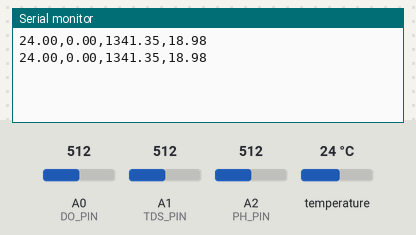
The sketch below on a simulated Arduino Uno, built with avr-gcc and run on an emulated ATmega328P. On the bench: the last lines printed to the serial monitor. The test bench sets the inputs (shaded band); at power-on: temperature 24 °C, A1 (TDS_PIN) = 512, A2 (PH_PIN) = 512, A0 (DO_PIN) = 512.

Above: at 3.3 s.
3.4 s: temperature set to 12 °C
At 4.8 s:
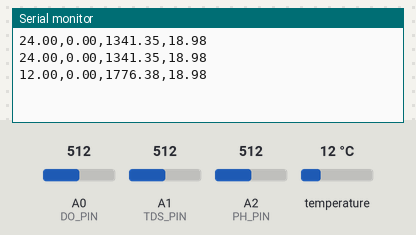
5.9 s: A1 (TDS_PIN) set to 716
At 7.3 s:
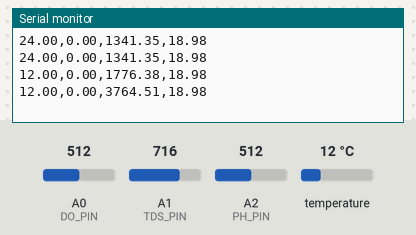
8.4 s: A2 (PH_PIN) set to 716
At 10.0 s:
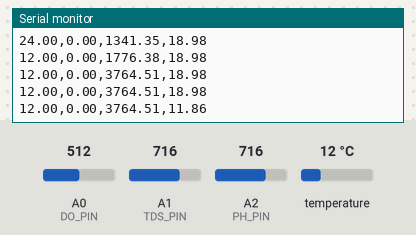
10.9 s: temperature set to 19 °C
At 12.5 s:
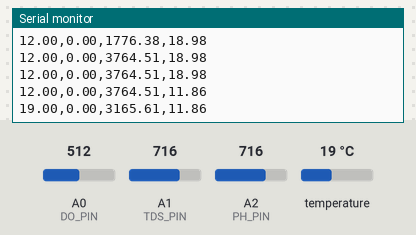
13.4 s: A1 (TDS_PIN) set to 992
At 15.7 s:
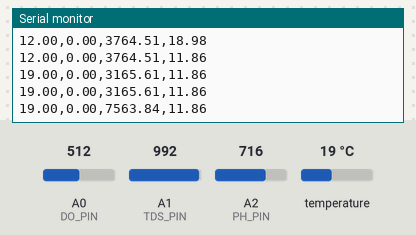
15.9 s: A2 (PH_PIN) set to 992
At 17.7 s:
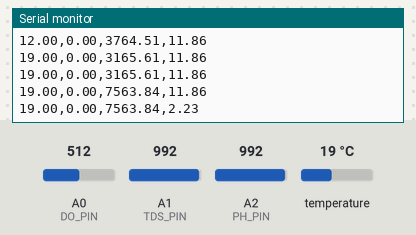
Timing chart, 0 to 19.2 s (numbered marks = the images above; inputs shaded):
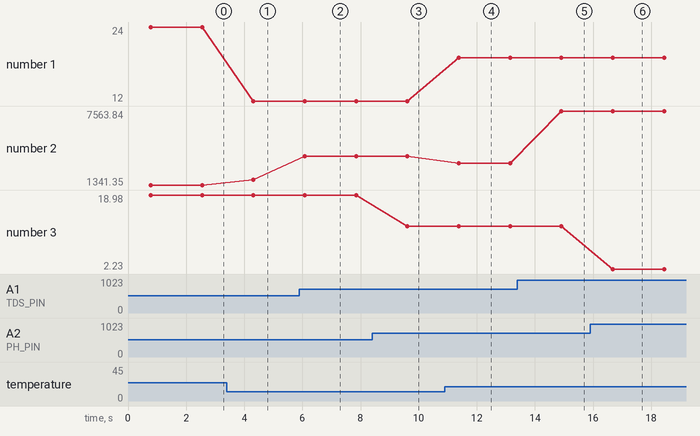

Measured:
- after the input at 3.4 s, the serial monitor: prints a new line after 0.91 s (image 1)
- after the input at 5.9 s, the serial monitor: prints a new line after 0.18 s (image 2)
- after the input at 8.4 s, the serial monitor: prints a new line after 1.2 s (image 3)
- after the input at 10.9 s, the serial monitor: prints a new line after 0.48 s (image 4)
- after the input at 13.4 s, the serial monitor: prints a new line after 1.5 s (image 5)
- after the input at 15.9 s, the serial monitor: prints a new line after 0.78 s (image 6)
- plotted number 1: 24 → 12 after the input at 3.4 s, 12 → 19 after the input at 10.9 s
- plotted number 2: 1341.35 → 1776.38 after the input at 3.4 s, 1776.38 → 3764.51 after the input at 5.9 s, 3764.51 → 3165.61 after the input at 10.9 s, 3165.61 → 7563.84 after the input at 13.4 s

The sketch:

arduino_pc.ino
```cpp
#include <DallasTemperature.h>
#include <OneWire.h>
#include "GravityTDS.h"

// === Konstanta dan Pin Sensor ===
#define TDS_PIN A1
#define PH_PIN A2
#define DO_PIN A0
#define TEMP_PIN 2

// Library and Object Initialization
OneWire oneWire(TEMP_PIN);
DallasTemperature temperatureSensor(&oneWire);
GravityTDS gravityTDS;

float waterTemperature = 0.0, tdsValue = 0.0, pHValue = 0.0, doValue = 0.0;

// DO Table and Configuration
#define VREF 5000    // Voltage reference (in millivolts)
#define ADC_RES 1024 // ADC resolution
#define CAL1_V 1600  // Calibration voltage for DO
#define CAL1_T 25    // Calibration temperature for DO
const uint16_t DO_Table[41] = {14460, 14220, 13820, /*...*/ 6530, 6410};

int16_t readDO(uint32_t voltage_mv, uint8_t temperature_c) {
  uint16_t V_saturation = (uint32_t)CAL1_V + (uint32_t)35 * temperature_c - (uint32_t)CAL1_T * 35;
  return (voltage_mv * DO_Table[temperature_c] / V_saturation);
}

void setup() {
  Serial.begin(9600);
  temperatureSensor.begin();
  gravityTDS.setPin(TDS_PIN);
  gravityTDS.setAref(5.0);
  gravityTDS.setAdcRange(1024);
  gravityTDS.begin();
}

void loop() {
  // Temperature
  temperatureSensor.requestTemperatures();
  waterTemperature = temperatureSensor.getTempCByIndex(0);

  // TDS
  gravityTDS.setTemperature(waterTemperature);
  gravityTDS.update();
  tdsValue = gravityTDS.getTdsValue();

  // pH
  float pHVoltage = analogRead(PH_PIN) * (5.0 / 1023.0);
  pHValue = (7.0 - (pHVoltage - 4.18) * (3.0 / 0.42)); // Example calibration formula

  // DO
  uint16_t rawADC = analogRead(DO_PIN);
  uint16_t voltage = (uint32_t)VREF * rawADC / ADC_RES;
  doValue = readDO(voltage, (uint8_t)waterTemperature);

  // Kirim data dalam format CSV
  Serial.print(waterTemperature);
  Serial.print(",");
  Serial.print(doValue);
  Serial.print(",");
  Serial.print(tdsValue);
  Serial.print(",");
  Serial.println(pHValue);

  delay(1000);
}
```
